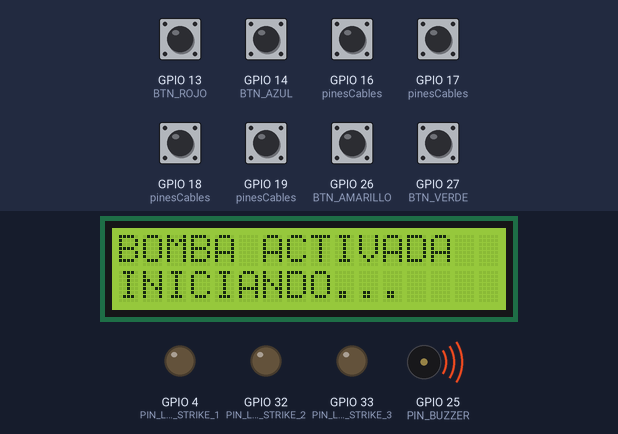
The sketch below on a simulated ESP32. On the bench: 16×2 character LCD, output pins drawn as LEDs (lit = HIGH), buzzer (waves = sounding). The test bench sets the inputs (shaded band); at power-on: GPIO 13 (BTN_ROJO), GPIO 14 (BTN_AZUL), GPIO 16 (pinesCables), GPIO 17 (pinesCables), GPIO 18 (pinesCables), GPIO 19 (pinesCables), GPIO 26 (BTN_AMARILLO), GPIO 27 (BTN_VERDE) HIGH.

Above: at 0.1 s.
At 2.7 s:
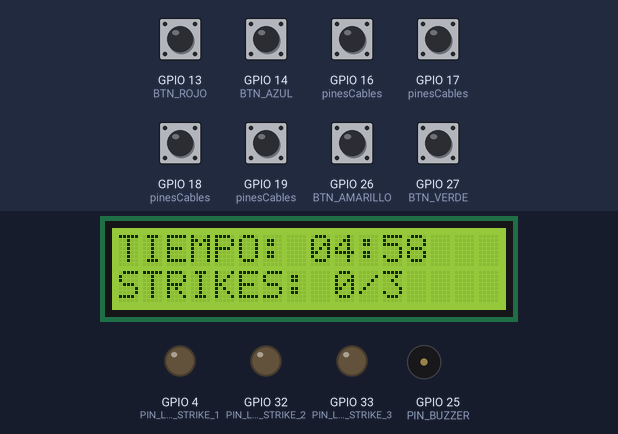
2.8 s: GPIO 13 (BTN_ROJO) pulled LOW for 1 s
At 3.76 s:
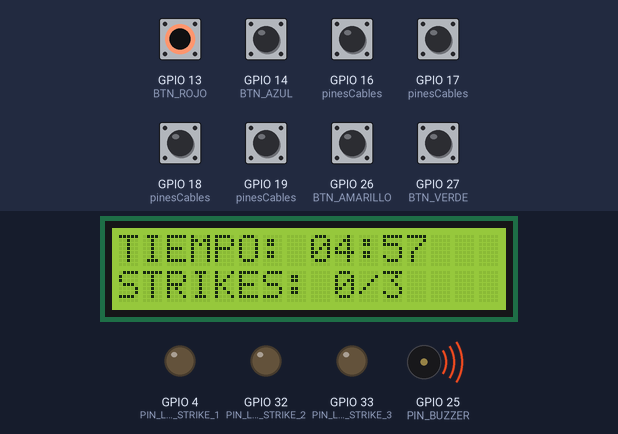
Timing chart, 0 to 11.3 s (numbered marks = the images above; inputs shaded):
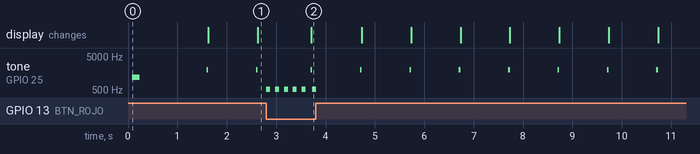

The sketch:

bomba2_fase2.ino
```cpp
#include <Wire.h>
#include <LiquidCrystal_I2C.h>

// =========================================================
// 1. MAPEO EXACTO DE PINES SEGÚN TU PROTOBOARD (FILAS 1-19)
// =========================================================
// Pantalla LCD 16x2 I2C (Mover SDA a a14 [21] y SCL a a17 [22])
#define PIN_I2C_SDA 21       // a14
#define PIN_I2C_SCL 22       // a17
LiquidCrystal_I2C lcd(0x27, 16, 2); // Si no se ven letras, cambiar 0x27 por 0x3F

// LEDs de Strike
#define PIN_LED_STRIKE_1 4   // a7  (puente desde e25 hacia a7)
#define PIN_LED_STRIKE_2 32  // j13 (puente desde j27 hacia j13)
#define PIN_LED_STRIKE_3 33  // j12 (puente desde j29 hacia j12)

// Buzzer
#define PIN_BUZZER 25        // j11

// Botones Arcade (conectados a GND -> presionado = LOW)
#define BTN_ROJO     13      // j5
#define BTN_AZUL     14      // j8
#define BTN_VERDE    27      // j9
#define BTN_AMARILLO 26      // j10

// Cables para cortar (conectados a GND -> conectado = LOW, cortado = HIGH)
// Nota: Cable 1 (negro en a20) es cable trampa sin pin en ESP32
#define CABLE_2_ROJO     19  // a12
#define CABLE_3_BLANCO   18  // a11
#define CABLE_4_AZUL     17  // a9
#define CABLE_5_AMARILLO 16  // a8

// Pines libres reservados para el siguiente paso (Teclado 4x4 o Botón Timbre):
// Lado izquierdo libres: a10 (GPIO 5), a18 (GPIO 23), a4 (GPIO 15), a5 (GPIO 2)
// Lado derecho libres (solo entrada, ideales para columnas del teclado o timbre):
// j14 (GPIO 35), j15 (GPIO 34), j16 (GPIO 39), j17 (GPIO 36)

// =========================================================
// 2. VARIABLES DE ESTADO DEL JUEGO
// =========================================================
int strikes = 0;
const int MAX_STRIKES = 3;
bool bombaExplotada = false;
bool bombaDesactivada = false;

unsigned long tiempoRestanteSeg = 300; // 5:00 minutos
unsigned long ultimoTick = 0;

const int pinesCables[4] = {
  CABLE_2_ROJO,
  CABLE_3_BLANCO,
  CABLE_4_AZUL,
  CABLE_5_AMARILLO
};
bool estadoCableAnterior[4];

// Índice del cable correcto a cortar (0=Rojo/a12, 1=Blanco/a11, 2=Azul/a9, 3=Amarillo/a8)
const int CABLE_CORRECTO = 1;

void pitido(int frecuencia, int duracionMs) {
  tone(PIN_BUZZER, frecuencia, duracionMs);
}

void actualizarLedsStrike() {
  digitalWrite(PIN_LED_STRIKE_1, strikes >= 1 ? HIGH : LOW);
  digitalWrite(PIN_LED_STRIKE_2, strikes >= 2 ? HIGH : LOW);
  digitalWrite(PIN_LED_STRIKE_3, strikes >= 3 ? HIGH : LOW);
}

void registrarStrike(const char* motivo) {
  strikes++;
  actualizarLedsStrike();
  pitido(180, 500);

  lcd.clear();
  lcd.setCursor(0, 0);
  lcd.print("!! STRIKE ");
  lcd.print(strikes);
  lcd.print("/3 !!");
  lcd.setCursor(0, 1);
  lcd.print(motivo);
  delay(1200);
  lcd.clear();

  if (strikes >= MAX_STRIKES) {
    bombaExplotada = true;
  }
}

void setup() {
  Serial.begin(115200);

  Wire.begin(PIN_I2C_SDA, PIN_I2C_SCL);
  lcd.init();
  lcd.backlight();

  pinMode(PIN_LED_STRIKE_1, OUTPUT);
  pinMode(PIN_LED_STRIKE_2, OUTPUT);
  pinMode(PIN_LED_STRIKE_3, OUTPUT);
  pinMode(PIN_BUZZER, OUTPUT);
  actualizarLedsStrike();

  pinMode(BTN_ROJO, INPUT_PULLUP);
  pinMode(BTN_AZUL, INPUT_PULLUP);
  pinMode(BTN_VERDE, INPUT_PULLUP);
  pinMode(BTN_AMARILLO, INPUT_PULLUP);

  for (int i = 0; i < 4; i++) {
    pinMode(pinesCables[i], INPUT_PULLUP);
    estadoCableAnterior[i] = digitalRead(pinesCables[i]);
  }

  lcd.setCursor(0, 0);
  lcd.print("BOMBA ACTIVADA");
  lcd.setCursor(0, 1);
  lcd.print("INICIANDO...");
  pitido(1200, 150);
  delay(1500);
  lcd.clear();
}

void loop() {
  if (bombaExplotada) {
    lcd.setCursor(0, 0);
    lcd.print("  *** BOOM ***  ");
    lcd.setCursor(0, 1);
    lcd.print("BOMBA DETONADA  ");
    pitido(110, 400);
    delay(600);
    return;
  }

  if (bombaDesactivada) {
    lcd.setCursor(0, 0);
    lcd.print("DESACTIVADA :)  ");
    lcd.setCursor(0, 1);
    lcd.print("SOBRO: ");
    lcd.print(tiempoRestanteSeg);
    lcd.print("s     ");
    delay(500);
    return;
  }

  // 1. Reloj regresivo (1 segundo)
  if (millis() - ultimoTick >= 1000) {
    ultimoTick = millis();
    if (tiempoRestanteSeg > 0) {
      tiempoRestanteSeg--;
      pitido(2000, 35);
    } else {
      bombaExplotada = true;
      return;
    }

    int min = tiempoRestanteSeg / 60;
    int seg = tiempoRestanteSeg % 60;
    lcd.setCursor(0, 0);
    lcd.print("TIEMPO: ");
    if (min < 10) lcd.print("0");
    lcd.print(min);
    lcd.print(":");
    if (seg < 10) lcd.print("0");
    lcd.print(seg);
    lcd.print("   ");

    lcd.setCursor(0, 1);
    lcd.print("STRIKES: ");
    lcd.print(strikes);
    lcd.print("/3     ");
  }

  // 2. Detección de cables cortados
  for (int i = 0; i < 4; i++) {
    bool lectura = digitalRead(pinesCables[i]);
    if (estadoCableAnterior[i] == LOW && lectura == HIGH) {
      delay(30); // Antirrebote
      if (digitalRead(pinesCables[i]) == HIGH) {
        estadoCableAnterior[i] = HIGH;
        if (i == CABLE_CORRECTO) {
          bombaDesactivada = true;
          pitido(1600, 300);
          lcd.clear();
        } else {
          registrarStrike("CABLE EQUIVOCADO");
        }
      }
    }
  }

  // 3. Prueba de los 4 botones arcade
  if (digitalRead(BTN_ROJO) == LOW)     { pitido(523, 80); delay(180); }
  if (digitalRead(BTN_AZUL) == LOW)     { pitido(659, 80); delay(180); }
  if (digitalRead(BTN_VERDE) == LOW)    { pitido(784, 80); delay(180); }
  if (digitalRead(BTN_AMARILLO) == LOW) { pitido(988, 80); delay(180); }
}
```

Measured:
- by itself, tone on GPIO 25 (PIN_BUZZER): plays 523 Hz for 0.08 s, 523 Hz for 0.08 s, 523 Hz for 0.08 s, 523 Hz for 0.08 s, 523 Hz for 0.08 s, 2000 Hz for 0.03 s … (14 notes in this stretch)
